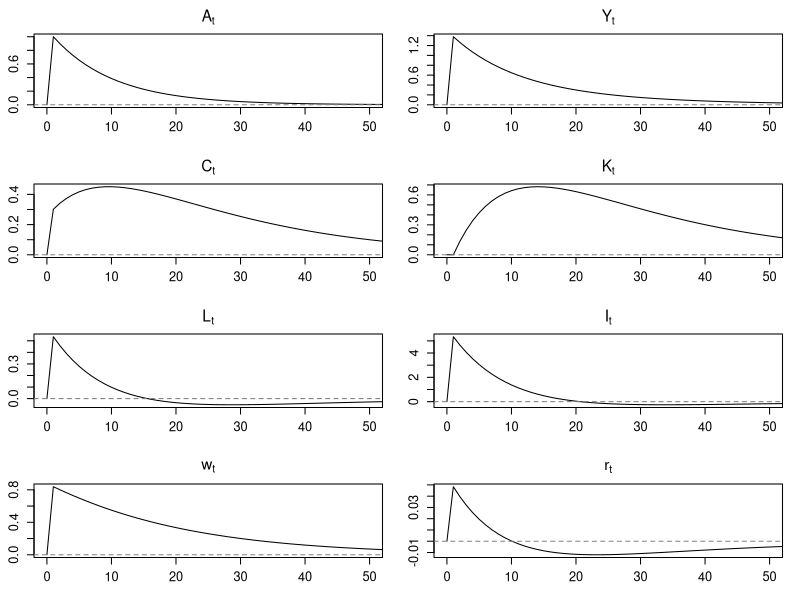
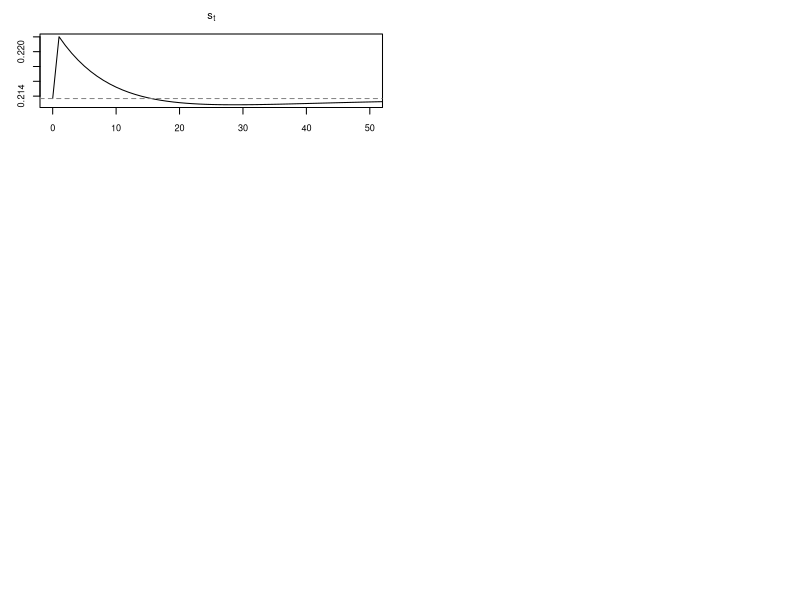

These figures' R source, in order:
#=======================================
# Chapter 4, RBC model
#   modified on 2019/10/19
#=======================================

"%+%" <- function(x, y) paste(x, y, sep = "")
# figpath <- "../../figs/"
figpath <- "./"

library(nleqslv)

#----------------------------------------

alpha <- 0.3
beta <- 0.99
delta <- 0.025
mu <- 1.0
gamma <- 1.0
rho <- 0.9

para <- list(alpha = alpha, beta = beta, delta = delta, mu = mu, gamma = gamma, rho = rho)

#----------------------------------------

findss <- function(p, Astar = 1) {
  
  rstar <- 1/p$beta + p$delta - 1
  K_L <- (rstar/p$alpha/Astar)^(1/(p$alpha-1))
  Y_L <- Astar*K_L^p$alpha
  C_L <- Y_L-p$delta*K_L
  
  wstar <- (1-p$alpha)*Astar*K_L^p$alpha
  Lstar <- (wstar/(p$gamma+1)/p$mu)^(1/(p$gamma+1))*C_L^(-1/(p$gamma+1))
  Kstar <- K_L*Lstar
  Ystar <- Y_L*Lstar
  Cstar <- C_L*Lstar
  
  list(C = Cstar, L = Lstar, K = Kstar, Y = Ystar, w = wstar, r = rstar, A = Astar)
}



objfun0 <- function(X, maxT, X0, Xss, p = para) {
  
  nvar <- 7
  XX <- matrix(X, maxT, nvar)
  C  <- c(XX[, 1], Xss$C)
  L  <- c(XX[, 2], Xss$L)
  K  <- c(X0$K   , XX[, 3])
  Y  <- c(XX[, 4], Xss$Y)
  w  <- c(XX[, 5], Xss$w)
  r  <- c(XX[, 6], Xss$r)
  A  <- c(X0$A   , XX[, 7])
  
  ret <- matrix(NA, maxT, nvar)
  for(t in 1:maxT) {
    ret[t, 1] <- -w[t]/C[t]+(p$gamma+1)*p$mu*L[t]^p$gamma
    ret[t, 2] <- -C[t+1]/C[t]+p$beta*(r[t+1]-p$delta+1)
    ret[t, 3] <- -Y[t] + A[t]*K[t]^p$alpha*L[t]^(1-p$alpha)
    ret[t, 4] <- -w[t] + (1-p$alpha)*A[t]*K[t]^p$alpha*L[t]^(-p$alpha)
    ret[t, 5] <- -r[t]+p$alpha*A[t]*K[t]^(p$alpha-1)*L[t]^(1-p$alpha)
    ret[t, 6] <- -K[t+1]+Y[t]+(1-p$delta)*K[t]-C[t]
    ret[t, 7] <- -log(A[t+1])+p$rho*log(A[t])
  }
  return(c(ret))
}

#----------------------------------------

ss <- findss(para)

maxT  <- 150
Xinit <- c(rep(ss$C,maxT), rep(ss$L,maxT), rep(ss$K,maxT), rep(ss$Y,maxT), rep(ss$w,maxT), rep(ss$r,maxT), rep(ss$A,maxT))

K0 <- ss$K
A0 <- 1.01
X0 <- list(K = K0, A = A0)

objfun1 <- function(X) objfun0(X, maxT, X0, Xss = ss)
rslt1 <- nleqslv(Xinit, objfun1)

rsltfun <- function(rslt, maxT, X0, Xss, p = para) {
  XX <- matrix(rslt$x, maxT, 7)
  C0 <- c(Xss$C, XX[, 1])
  # K0 <- c(Xss$K, X0$K, XX[1:(maxT-1), 3])
  Y0 <- c(Xss$Y, XX[, 4])
  I0 <- Y0 - C0
  Iss <- Xss$Y - Xss$C
  
  sss <- 1-Xss$C/Xss$Y
  s <- I0/Y0
  
  C  <- (c(Xss$C, XX[, 1])/Xss$C-1)*100
  L  <- (c(Xss$L, XX[, 2])/Xss$L-1)*100
  K  <- (c(Xss$K, X0$K, XX[1:(maxT-1), 3])/Xss$K-1)*100
  Y  <- (c(Xss$Y, XX[, 4])/Xss$Y-1)*100
  w  <- (c(Xss$w, XX[, 5])/Xss$w-1)*100
  r  <- (c(Xss$r, XX[, 6])-Xss$r)*100
  A  <- (c(Xss$A, X0$A, XX[1:(maxT-1), 7])/Xss$A-1)*100
  
  I <- (I0/Iss-1)*100
  list(C = C, L = L, K = K, Y = Y, w = w, r = r, A = A, I = I, s = s)
}

X1 <- rsltfun(rslt1, maxT, X0, ss)

if (.Platform$OS.type == "windows") windows(7, 10)
par(ps = 14)
par(mfrow = c(4, 2))
par(mai = c(0.85, 0.68, 0.68, 0.35)*0.5)

plot(cbind(0:maxT, X1$A), xlim = c(0,50), typ = "l", main = expression(A[t]), xlab = "", ylab = "")
abline(h = 0, lty = 2, col = grey(0.5))

plot(cbind(0:maxT, X1$Y), xlim = c(0,50), typ = "l", main = expression(Y[t]), xlab = "", ylab = "")
abline(h = 0, lty = 2, col = grey(0.5))

plot(cbind(0:maxT, X1$C), xlim = c(0,50), typ = "l", main = expression(C[t]), xlab = "", ylab = "")
abline(h = 0, lty = 2, col = grey(0.5))

plot(cbind(0:maxT, X1$K), xlim = c(0,50), typ = "l", main = expression(K[t]), xlab = "", ylab = "")
abline(h = 0, lty = 2, col = grey(0.5))

plot(cbind(0:maxT, X1$L), xlim = c(0,50), typ = "l", main = expression(L[t]), xlab = "", ylab = "")
abline(h = 0, lty = 2, col = grey(0.5))

plot(cbind(0:maxT, X1$I), xlim = c(0,50), typ = "l", main = expression(I[t]), xlab = "", ylab = "")
abline(h = 0, lty = 2, col = grey(0.5))

plot(cbind(0:maxT, X1$w), xlim = c(0,50), typ = "l", main = expression(w[t]), xlab = "", ylab = "")
abline(h = 0, lty = 2, col = grey(0.5))

plot(cbind(0:maxT, X1$r), xlim = c(0,50), typ = "l", main = expression(r[t]), xlab = "", ylab = "")
abline(h = 0, lty = 2, col = grey(0.5))

dev.copy2eps(file= figpath %+% "rbc1.eps")

if (.Platform$OS.type == "windows") windows(5*0.6, 3.55*0.6)
par(ps = 10*15/14)
par(mai = c(0.85, 0.8, 0.68, 0.35)*0.5)
plot(cbind(0:maxT, X1$s), xlim = c(0,50), typ = "l", main = expression(s[t]), xlab = "", ylab = "")
abline(h = 1-ss$C/ss$Y, lty = 2, col = grey(0.5))

dev.copy2eps(file= figpath %+% "rbc2s.eps")
